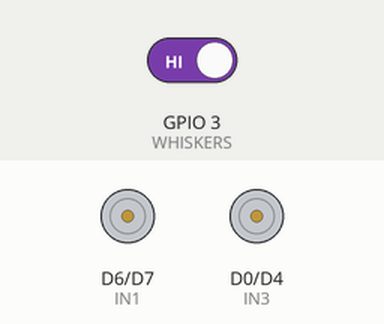
This sketch was run on a simulated ESP8266 (NodeMCU). Parts: motor-driver pin pairs drawn as motors (green arrow = first pin HIGH = forward, orange = second pin HIGH = backward, longer = more drive, scaled by the enable pin). The inputs (shaded band) are chosen by the test bench; at power-on: GPIO 3 (WHISKERS) HIGH. WiFi joins after 1.5 s; servers stay silent unless stated; the audio player accepts every command and is not drawn; what the sketch prints to the serial monitor is not drawn.

Above: at 3.7 s.
3.8 s: GPIO 3 (WHISKERS) driven LOW
At 4.2 s:
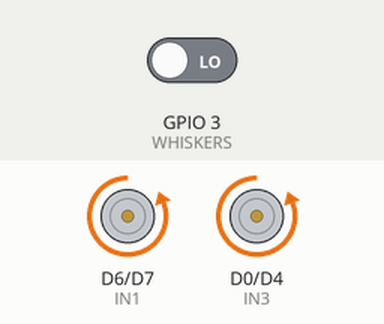
At 4.7 s:
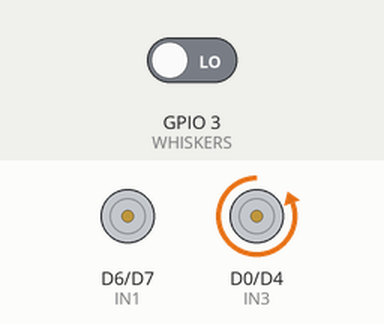
6.8 s: GPIO 3 (WHISKERS) driven HIGH
Timing chart, 0 to 9.8 s (numbered marks = the images above; inputs shaded):
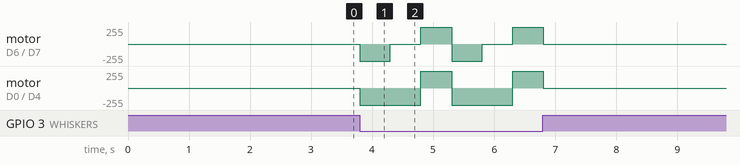

The sketch:

mouse.ino
```cpp
#include <ESP8266WiFi.h>
#include <SoftwareSerial.h>
#include <WiFiUdp.h>

#include <ArduinoJson.h>
#include <DFPlayer_Mini_Mp3.h>

#define ENA D5
#define IN1 D6
#define IN2 D7
#define WHISKERS 3
#define PIN_BUSY D3
#define ENB D8
#define IN3 D0
#define IN4 D4

int whiskerread = 1;

const char *ssid      = "chair";
const char *password  = "password";

int forward = 0;
int backward = 0;
int left = 0;
int right = 0;
int stopp = 0;
int fixedlevel = 679;
int level = 0;
int forward_level = 0;
int backward_level = 0;
//String sensor_values;

SoftwareSerial mp3Serial(D1, D2); // RX, TX

unsigned int localUdpPort = 4210;
WiFiUDP UDP;
char incomingPacket[255];

void setup() {
  Serial.begin(115200);
  WiFi.softAP(ssid, password);
  IPAddress myIP = WiFi.softAPIP();

  // set the ESP8266 to be a WiFi-client
  WiFi.mode(WIFI_STA);
  WiFi.begin(ssid, password);

  Serial.println("Trying to connect ...");

  while (WiFi.status() != WL_CONNECTED) {
    delay(500);
  }
  Serial.println("Connected to TheChairTM");

  mp3Serial.begin (9600);
  mp3_set_serial (mp3Serial);

  delay(1000);
  mp3_set_volume (100);

  // connect motor pins
  pinMode(ENA, OUTPUT); //ENA
  pinMode(IN1, OUTPUT); //IN1
  pinMode(IN2, OUTPUT); //IN2
  pinMode(ENB, OUTPUT); //ENB
  pinMode(IN3, OUTPUT); //IN3
  pinMode(IN4, OUTPUT); //IN4

  // Whisker
  pinMode(WHISKERS, INPUT);

  // Sound
  pinMode(PIN_BUSY, INPUT);

  Serial.println(WiFi.localIP());

  UDP.begin(localUdpPort);
  Serial.print("UDP on:");
  Serial.println(localUdpPort);
}

void loop() {
  forward = backward = left = right = stopp = 0;
  int packetSize = UDP.parsePacket();
  if (packetSize){
    int len = UDP.read(incomingPacket, 255);
    if (len > 0)
    {
      incomingPacket[len] = 0;
    }
    Serial.print("Packet received: ");
    Serial.println(incomingPacket);
    StaticJsonBuffer<200> jsonBuffer;
    JsonObject& root = jsonBuffer.parseObject(incomingPacket);
    if (!root.success()) {
      Serial.println("parseObject() failed");
      return;
    }
    if (root.success())
    {
      forward = root["forward"].as<int>();
      backward = root["backward"].as<int>();
      left = root["left"].as<int>();
      right = root["right"].as<int>();
      stopp = root["stop"].as<int>();

    }

    Serial.println(forward);
    Serial.println(backward);
    Serial.println(left);
    Serial.println(right);
    Serial.println(stopp);

    level = level + (forward-backward);

    if(stopp==1){
      level = 0;
    }
  }
  toggle_motors();
}

void toggle_motors()
{
  if (level > 3){ level = 3; };
  if (level < -3){ level = -3; };

  if (level == 0){
    fixedlevel = 0;
  } else {
    fixedlevel = 679;
  }
  if (level >= 0){
    forward_level = fixedlevel+level*133;
    backward_level = 0;
  } else {
    forward_level = 0;
    backward_level = fixedlevel-level*133;
  }
  digitalWrite(ENA, HIGH);
  digitalWrite(ENB, HIGH);

  Serial.print("Forward: ");
  Serial.println(forward_level);
  Serial.print("Backward: ");
  Serial.println(backward_level);

  if(right != 1){
    analogWrite(IN1, forward_level);
    analogWrite(IN2, backward_level);
  } else {
    analogWrite(IN1, 0);
    analogWrite(IN2, 0);
    delay(300);
  }
  if(left != 1){
    analogWrite(IN3, forward_level);
    analogWrite(IN4, backward_level);
  } else {
    analogWrite(IN3, 0);
    analogWrite(IN4, 0);
    delay(300);
  }

  whiskerread = digitalRead(WHISKERS);
  if (whiskerread == 0){
    Serial.println("TARGET");
    mp3_play();
    // DANCE
    analogWrite(IN1, 0);
    analogWrite(IN2, 0);
    analogWrite(IN3, 0);
    analogWrite(IN4, 0);
    analogWrite(IN2, 1000);
    analogWrite(IN4, 1000);
    delay(500);
    analogWrite(IN2, 0);
    delay(500);
    analogWrite(IN4, 0);
    analogWrite(IN1, 1000);
    analogWrite(IN3, 1000);
    delay(500);
    analogWrite(IN1, 0);
    analogWrite(IN2, 0);
    analogWrite(IN3, 0);
    analogWrite(IN4, 0);
  }

}
```

Measured:
- after the input at 3.8 s, motor on D6 (IN1) / D7 (IN2): stopped → backward 255/255 at once, → stopped 0.50 s later, → forward 255/255 0.50 s later, → backward 255/255 0.50 s later, … (6 changes in this stretch); motor on D0 (IN3) / D4 (IN4): alternates forward 255/255 for 0.50 s and backward 255/255 for 1.0 s, starting at once
